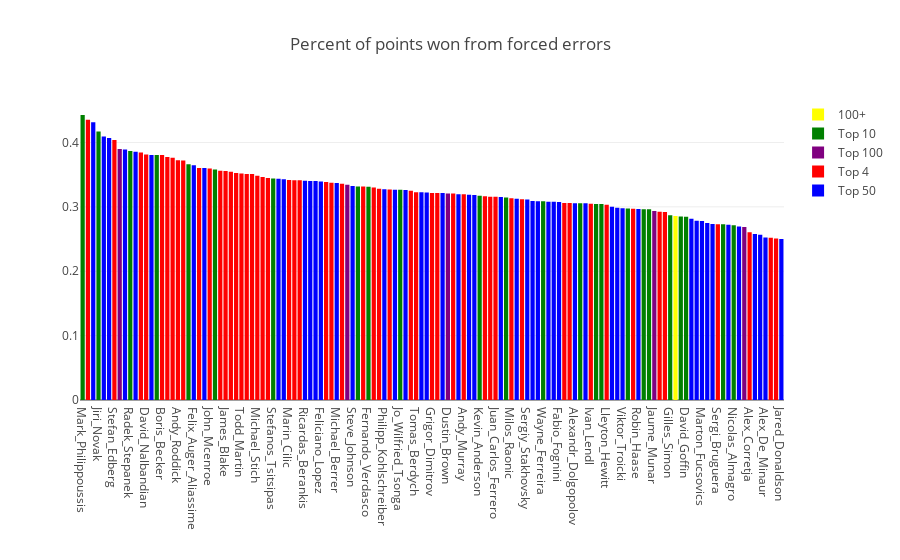

The code cell stored with this chart in its notebook:
### Code cell
bars = []
for label, subset in fe_rate_ranks.groupby('adj_ranks'):
    bars.append(go.Bar(
        x=subset['player'],
        y=subset['percent_forced_err'],
        marker=dict(
            color=colors[label]
        ),
        name=label
    ))
layout = {
    'xaxis': {
        'categoryorder': 'array',
        'categoryarray': fe_rate_ranks.sort_values('percent_forced_err', ascending=False)['player']
    },
    'margin': {
        'b': 160
    },
    'title': 'Percent of points won from forced errors'
}
fig = go.Figure(data=bars, layout=layout)
plotly.offline.iplot(fig)

### Figure 1 — Plotly figure (JSON) as saved in the notebook; plotly's stock layout.template omitted (floating-point values rounded to 4 significant figures; data arrays with more than 128 entries replaced by an {"elided": "..."} marker saying what was removed)
{"data": [{"marker": {"color": "yellow"}, "name": "100+", "type": "bar", "uid": "204ad7a9-da84-4c90-bab6-ca11788e1ad5", "x": ["Brayden_Schnur"], "y": [0.2857]}, {"marker": {"color": "green"}, "name": "Top 10", "type": "bar", "uid": "352177ce-47cf-406c-a7bd-8513a443694c", "x": ["Mark_Philippoussis", "Jiri_Novak", "Radek_Stepanek", "Thomas_Johansson", "Mikhail_Youzhny", "John_Isner", "Stefanos_Tsitsipas", "Lucas_Pouille", "Fernando_Verdasco", "Jo_Wilfried_Tsonga", "Kevin_Anderson", "Fernando_Gonzalez", "Wayne_Ferreira", "Marcos_Baghdatis", "Marc_Rosset", "Ernests_Gulbis", "Richard_Gasquet", "Pablo_Carreno_Busta", "Gael_Monfils", "Gilles_Simon", "Jack_Sock", "David_Goffin", "Tommy_Robredo", "Nicolas_Almagro"], "y": [0.4427, 0.4171, 0.3869, 0.3807, 0.3664, 0.358, 0.3442, 0.3318, 0.3314, 0.3264, 0.3174, 0.3146, 0.3087, 0.3056, 0.3046, 0.3043, 0.2976, 0.2962, 0.2962, 0.2869, 0.2849, 0.2845, 0.2729, 0.2713]}, {"marker": {"color": "purple"}, "name": "Top 100", "type": "bar", "uid": "f679726a-f471-463e-baf4-44b691a51f39", "x": ["Hubert_Hurkacz", "Marius_Copil", "Dustin_Brown", "Jaume_Munar", "Reilly_Opelka"], "y": [0.39, 0.3342, 0.3208, 0.2936, 0.2688]}, {"marker": {"color": "red"}, "name": "Top 4", "type": "bar", "uid": "01ffcbc4-29f3-4811-92a2-6e8b142b3d4e", "x": ["Tim_Henman", "Stefan_Edberg", "Pat_Cash", "David_Nalbandian", "Boris_Becker", "Jimmy_Connors", "Nikolay_Davydenko", "Andy_Roddick", "Goran_Ivanisevic", "Robin_Soderling", "John_Mcenroe", "Patrick_Rafter", "James_Blake", "Andre_Agassi", "Tommy_Haas", "Todd_Martin", "Ivan_Ljubicic", "Pete_Sampras", "Michael_Stich", "Thomas_Muster", "Carlos_Moya", "Marin_Cilic", "Novak_Djokovic", "Marat_Safin", "Thomas_Enqvist", "Alexander_Zverev", "Marcelo_Rios", "Roger_Federer", "Jim_Courier", "Mats_Wilander", "Rafael_Nadal", "Kei_Nishikori", "Tomas_Berdych", "Grigor_Dimitrov", "Dominic_Thiem", "Guy_Forget", "Andy_Murray", "Yevgeny_Kafelnikov", "Juan_Martin_Del_Potro", "Juan_Carlos_Ferrero", "Milos_Raonic", "Richard_Krajicek", "Petr_Korda", "David_Ferrer", "Ivan_Lendl", "Lleyton_Hewitt", "Gustavo_Kuerten", "Andrei_Medvedev", "Michael_Chang", "Sergi_Bruguera", "Alex_Corretja", "Guillermo_Coria", "Bjorn_Borg"], "y": [0.4355, 0.4038, 0.3844, 0.3815, 0.3805, 0.3776, 0.3764, 0.3723, 0.3719, 0.3606, 0.3597, 0.3562, 0.3556, 0.3545, 0.3525, 0.3518, 0.3511, 0.3509, 0.3484, 0.3463, 0.3449, 0.3418, 0.3415, 0.3414, 0.3385, 0.3374, 0.336, 0.3316, 0.33, 0.3283, 0.3268, 0.3249, 0.3229, 0.3215, 0.3214, 0.3206, 0.3194, 0.3164, 0.3158, 0.3157, 0.3133, 0.3119, 0.3061, 0.3058, 0.3047, 0.3034, 0.2973, 0.2925, 0.2921, 0.2731, 0.2604, 0.2519, 0.2507]}, {"marker": {"color": "blue"}, "name": "Top 50", "type": "bar", "uid": "32bcbc69-1264-41f8-b302-b4918c90b5fb", "x": ["Leonardo_Mayer", "Mischa_Zverev", "Pablo_Cuevas", "Jeremy_Chardy", "Joao_Sousa", "Mikhail_Kukushkin", "Felix_Auger_Aliassime", "Sam_Querrey", "Jan_Lennard_Struff", "Dusan_Lajovic", "Ricardas_Berankis", "Nikoloz_Basilashvili", "Gilles_Muller", "Feliciano_Lopez", "Michael_Berrer", "Steve_Johnson", "Philipp_Kohlschreiber", "Marco_Cecchinato", "Tennys_Sandgren", "Nick_Kyrgios", "Lukas_Rosol", "Karen_Khachanov", "Martin_Klizan", "Federico_Delbonis", "Hyeon_Chung", "Denis_Shapovalov", "Guido_Pella", "Sergiy_Stakhovsky", "Ivo_Karlovic", "Matteo_Berrettini", "Adrian_Mannarino", "Borna_Coric", "Fabio_Fognini", "Alexandr_Dolgopolov", "Damir_Dzumhur", "Denis_Istomin", "Roberto_Bautista_Agut", "Viktor_Troicki", "Robin_Haase", "Aljaz_Bedene", "Guillermo_Garcia_Lopez", "Marton_Fucsovics", "Marcel_Granollers", "John_Millman", "Bernard_Tomic", "Daniil_Medvedev", "Andreas_Seppi", "Benoit_Paire", "Alex_De_Minaur", "Jared_Donaldson"], "y": [0.4316, 0.4093, 0.4071, 0.389, 0.3855, 0.3808, 0.3645, 0.3605, 0.3437, 0.343, 0.3405, 0.3403, 0.3403, 0.3393, 0.3371, 0.3323, 0.3274, 0.3267, 0.3262, 0.3227, 0.3223, 0.3214, 0.3196, 0.3189, 0.3183, 0.3155, 0.3128, 0.3115, 0.309, 0.3089, 0.3081, 0.3081, 0.3075, 0.3057, 0.3056, 0.3, 0.2986, 0.2977, 0.2966, 0.2816, 0.2786, 0.2781, 0.2748, 0.2732, 0.2724, 0.2693, 0.258, 0.2565, 0.2522, 0.25]}], "layout": {"autosize": true, "margin": {"b": 160}, "title": {"text": "Percent of points won from forced errors"}, "xaxis": {"autorange": true, "categoryarray": {"elided": "133 str values"}, "categoryorder": "array", "range": [-0.5, 132.5], "type": "category"}, "yaxis": {"autorange": true, "range": [0, 0.466], "type": "linear"}}}
